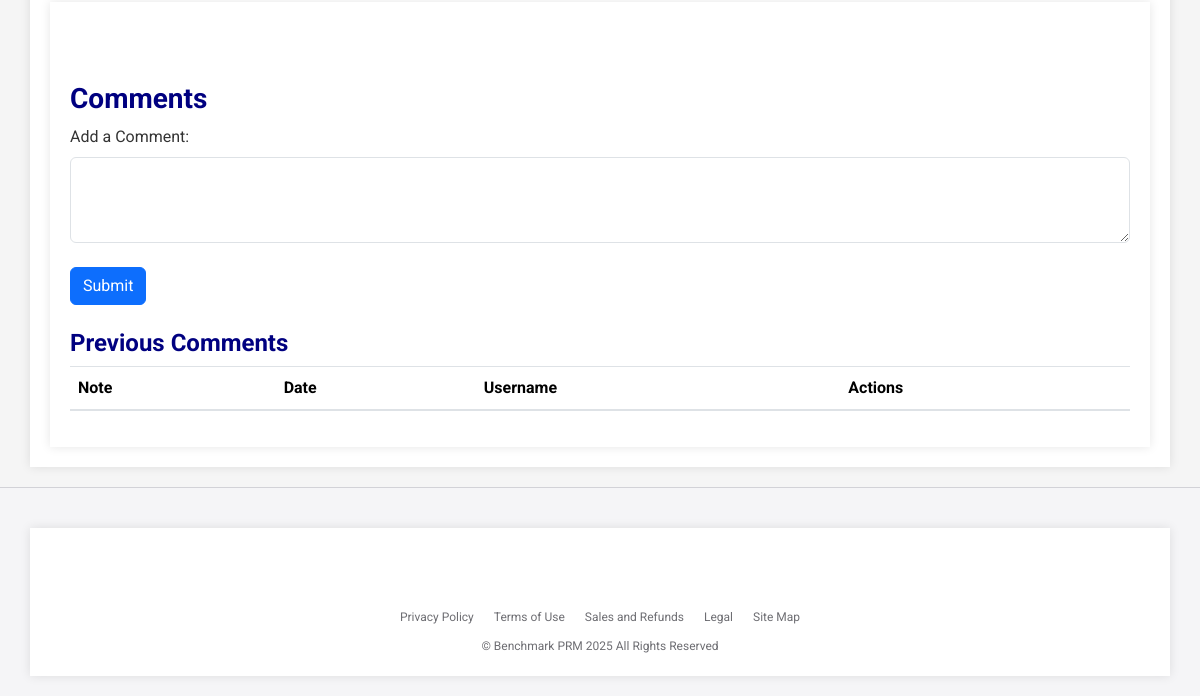
Page /manage/1/market_map (signed in, lower part) on the earlier database version.
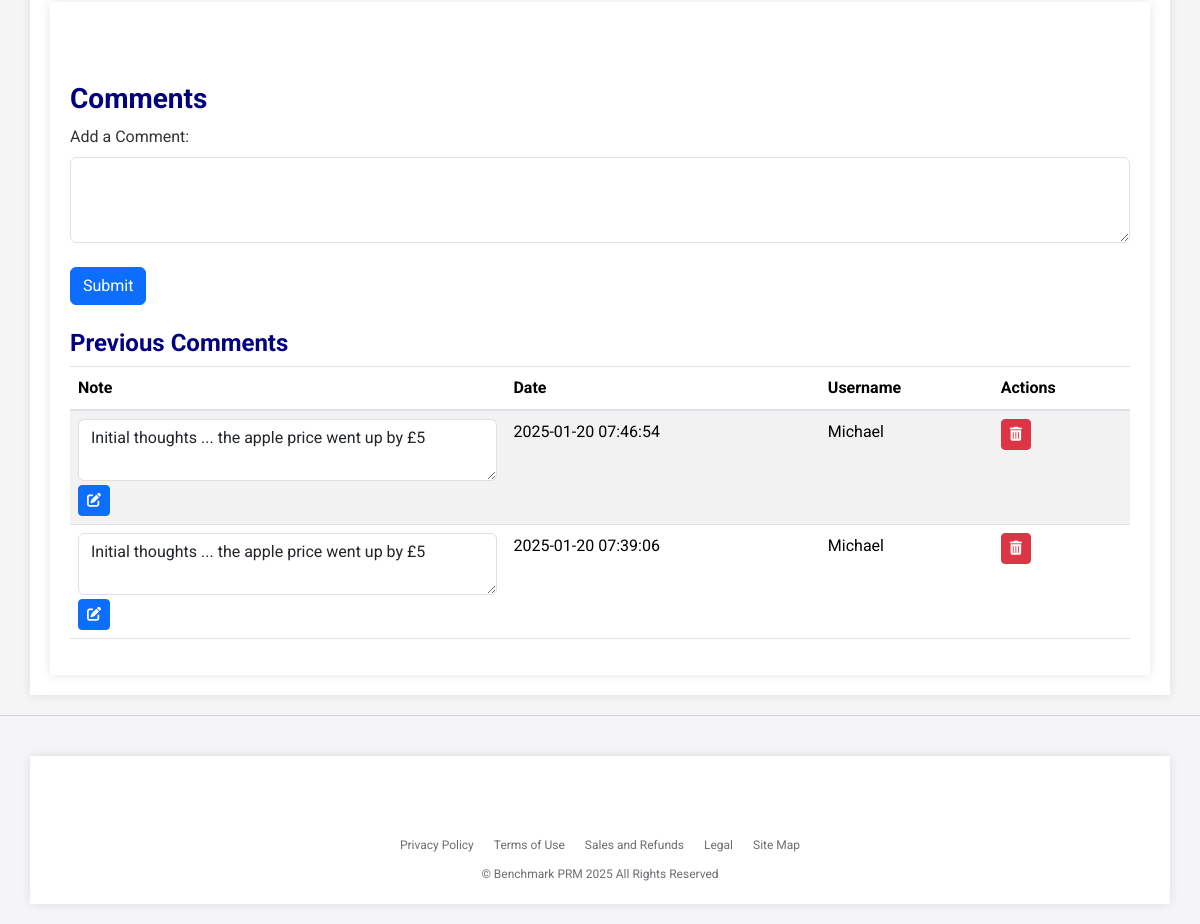
Same page on the later database version.
### app.py (models this page shows, shortened)
class Comment(db.Model):
    id = db.Column(db.Integer, primary_key=True)
    note = db.Column(db.Text, nullable=False)
    date = db.Column(db.DateTime, default=datetime.utcnow)
    user_id = db.Column(db.Integer, db.ForeignKey('user.id'), nullable=False)
    project_id = db.Column(db.Integer, db.ForeignKey('project.id'), nullable=False)
    user = db.relationship('User', backref=db.backref('comments', lazy=True))
    project = db.relationship('Project', backref=db.backref('comments', lazy=True))

class User(db.Model, UserMixin):
    id = db.Column(db.Integer, primary_key=True)
    username = db.Column(db.String(20), unique=True, nullable=False)
    email = db.Column(db.String(120), unique=True, nullable=False)  # Added email field
    password_hash = db.Column(db.String(128), nullable=False)

### app.py (the view, shortened to what this page needs)
@app.route('/manage/<int:project_id>/market_map', methods=['GET', 'POST'])
@login_required
def market_map(project_id):
    project = Project.query.get_or_404(project_id)
    if project.user_id != current_user.id:
        flash('You are not authorized to manage this project.', 'danger')
        return redirect(url_for('dashboard'))
    products = Product.query.filter_by(project_id=project_id).all()
    value_drivers = ValueDriver.query.filter_by(project_id=project_id).all()
    comments = Comment.query.filter_by(project_id=project_id).order_by(Comment.date.desc()).all()
    products_by_brand = defaultdict(list)
    for product in products:
        products_by_brand[product.brand_name].append(product)
    num_brands = len(products_by_brand)
    brand_colors = generate_colors(num_brands)
    brand_color_map = {brand: brand_colors[i] for i, brand in enumerate(products_by_brand)}
    scatter_data = []
    bar_chart_data = {}
    for product in products:
        total_weighted_score = 0
        product_ratings = Rating.query.options(joinedload(Rating.value_driver)).filter_by(product_id=product.id).all()
        product_bar_chart_data = {}
        for vd in value_drivers:
            product_bar_chart_data[vd.value_driver] = None
        if product_ratings:
            for rating in product_ratings:
                total_weighted_score += rating.score * (rating.value_driver.weighting / 100)
                product_bar_chart_data[rating.value_driver.value_driver] = rating.score
        for vd in value_drivers:
            bar_chart_data.setdefault(vd.value_driver, []).append(product_bar_chart_data[vd.value_driver])
        scatter_data.append({
            'name': product.product_name,
            'price': product.price,
            'score': total_weighted_score,
            'brand': product.brand_name,  # Add brand to scatter data
            'color': brand_color_map[product.brand_name]  # Add color to scatter data
        })
    product_names = [product.product_name for product in products]
    value_driver_names = [vd.value_driver for vd in value_drivers] # Get Value Driver Names
    return render_template('market_map.html', project=project, scatter_data=scatter_data, bar_chart_data=bar_chart_data, value_driver_names=value_driver_names, product_names=product_names, brand_color_map=brand_color_map, comments=comments)

### app.py (called while the page is built)
@login_manager.user_loader
def load_user(user_id):
    return User.query.get(int(user_id))

def generate_colors(num_colors):
    colors = []
    for i in range(num_colors):
        hue = i * (360 / num_colors)
        colors.append(f"hsl({hue}, 70%, 60%)")
    return colors

### templates/market_map.html (shortened to what this page needs)
{% extends 'base.html' %}
{% block content %}
<div class="container mt-4">
    <h2>Comments</h2>
    <form method="POST" action="{{ url_for('market_map', project_id=project.id) }}">
        <div class="form-group">
            <label for="note">Add a Comment:</label>
            <textarea class="form-control" id="note" name="note" rows="3" required></textarea>
        </div>
        <button type="submit" class="btn btn-primary mt-2">Submit</button>
    </form>
    <h3 class="mt-4">Previous Comments</h3>
    <table class="table table-striped">
        <thead>
            <tr>
                <th>Note</th>
                <th>Date</th>
                <th>Username</th>
                <th>Actions</th>
            </tr>
        </thead>
        <tbody>
            {% for comment in comments %}
            <tr>
                <td>
                    <form method="POST" action="{{ url_for('edit_comment', project_id=project.id, comment_id=comment.id) }}">
                        <textarea class="form-control" name="note" rows="2">{{ comment.note }}</textarea>
                        <button type="submit" class="btn btn-sm btn-primary mt-1">
                            <i class="fas fa-edit"></i>
                        </button>
                    </form>
                </td>
                <td>{{ comment.date.strftime('%Y-%m-%d %H:%M:%S') }}</td>
                <td>{{ comment.user.username }}</td>
                <td>
                    <form method="POST" action="{{ url_for('delete_comment', project_id=project.id, comment_id=comment.id) }}">
                        <button type="submit" class="btn btn-sm btn-danger">
                            <i class="fas fa-trash-alt"></i>
                        </button>
                    </form>
                </td>
            </tr>
            {% endfor %}
        </tbody>
    </table>
</div>
{% endblock %}

### templates/base.html (shortened to what this page needs)
<!DOCTYPE html>
<html lang="en">
<head>
    <link rel="stylesheet" href="https://stackpath.bootstrapcdn.com/bootstrap/4.5.2/css/bootstrap.min.css">
    <link rel="stylesheet" href="https://cdnjs.cloudflare.com/ajax/libs/font-awesome/6.0.0/css/all.min.css">
    <link href="https://cdn.jsdelivr.net/npm/bootstrap@5.3.2/dist/css/bootstrap.min.css" rel="stylesheet">
</head>
<body>
    <div class="container">
        {% block content %}{% endblock %}
    </div>
    <footer class="footer">
        <div class="container">
            <ul class="footer-links">
                <li><a href="#">Privacy Policy</a></li>
                <li><a href="#">Terms of Use</a></li>
                <li><a href="#">Sales and Refunds</a></li>
                <li><a href="#">Legal</a></li>
                <li><a href="#">Site Map</a></li>
            </ul>
            <div class="footer-copyright">
                &copy; Benchmark PRM 2025 All Rights Reserved
            </div>
        </div>
    </footer>
</body>
</html>

### templates/base.html (style rules this page uses)
body { font-family: 'Roboto', sans-serif; background-color: #F5F5F5; color: #333333; line-height: 1.6; margin: 0; }
h1, h2, h3 { color: #000080; font-weight: 700; }
h2 { font-size: 28px; }
h3 { font-size: 24px; }
a { color: #4169E1; }
.container { background-color: #FFFFFF; padding: 20px; margin-top: 20px; box-shadow: 0 0 10px rgba(0,0,0,0.1); padding-top: 80px; }
.footer { background-color: #f5f5f7; color: #6e6e73; padding: 20px 0; font-size: 12px; border-top: 1px solid #d2d2d7; width: 100%; margin-top: 20px; }
.footer-links { list-style: none; padding: 0; margin: 0; display: flex; justify-content: center; }
.footer-links li { margin: 0 10px; }
.footer-links a { color: #6e6e73; text-decoration: none; }
.footer-copyright { margin-top: 10px; text-align: center; }

Differences in the rows shown:
added Comment: note "Initial thoughts ... the apple price went up by £5", date "2025-01-20 07:46:54", user.username "Michael"
added Comment: note "Initial thoughts ... the apple price went up by £5", date "2025-01-20 07:39:06", user.username "Michael"
